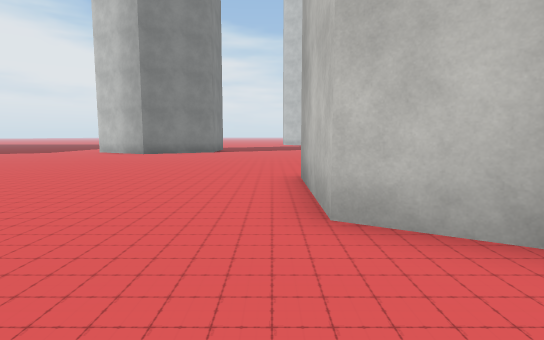
view 1 (above)

24 first-person views from a walk through a scene from a Unity 3-D project. The camera is 1.4 m above the floor, tilts 6° down and sees 80° across. The floor is counted in squares, 1.8 m on a side. Each view is taken from the middle of a square. On the plan, view 1 faces up. The plan holds only what a view shows up to about 11 squares ahead; the rest is blank. The place goes on beyond the plan. The player character is not drawn. Some surface patterns are stand-ins.

view 2
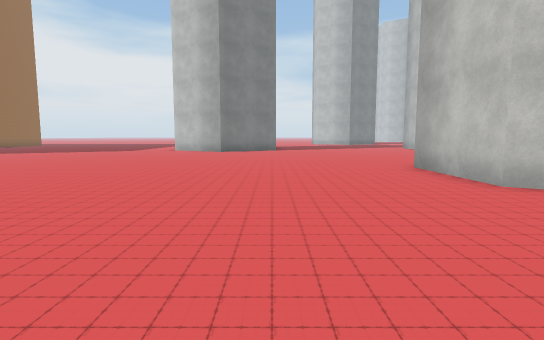

view 3
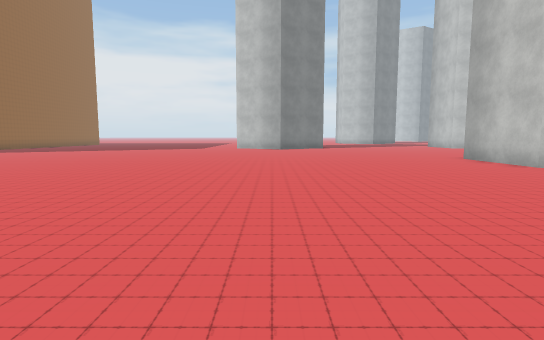

view 4
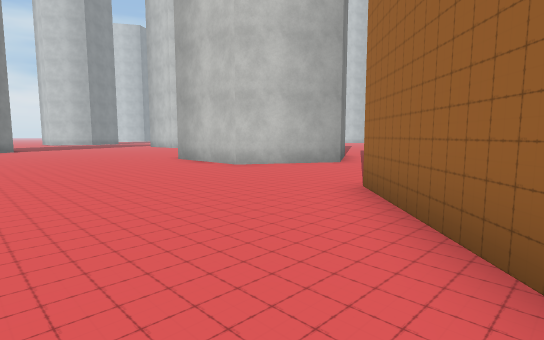

view 5
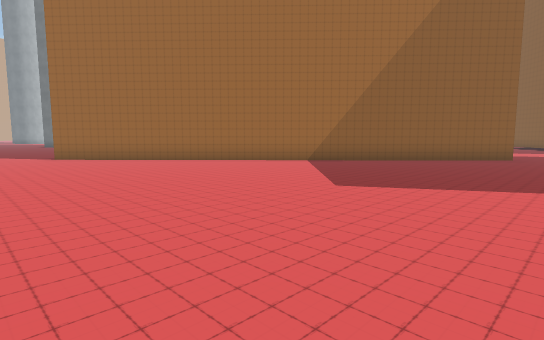

view 6
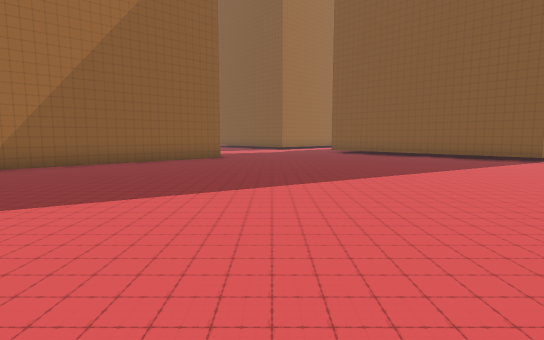

view 7
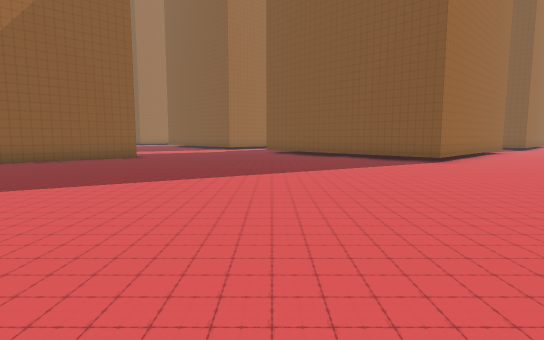

view 8
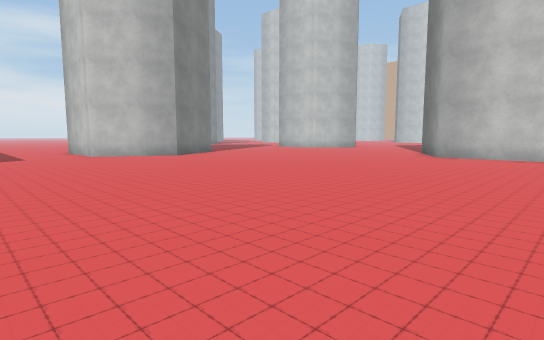

view 9
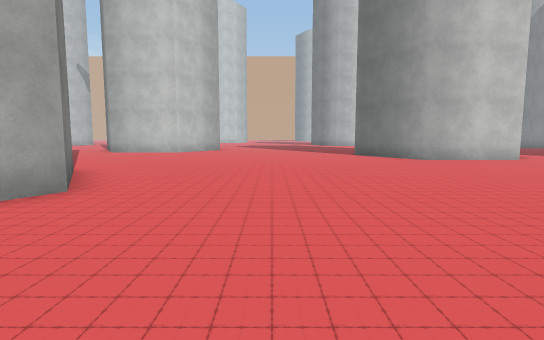

view 10
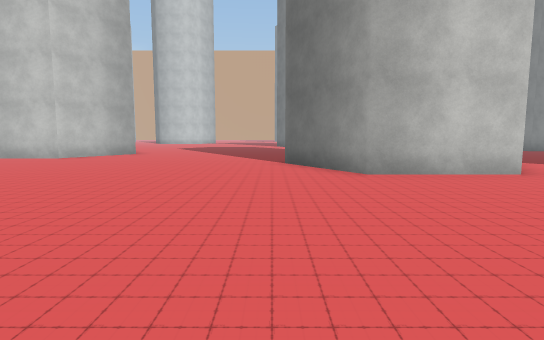

view 11
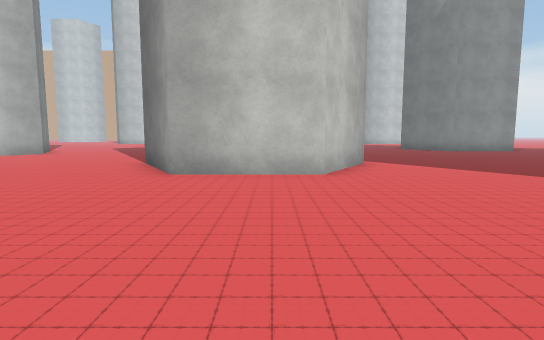

view 12
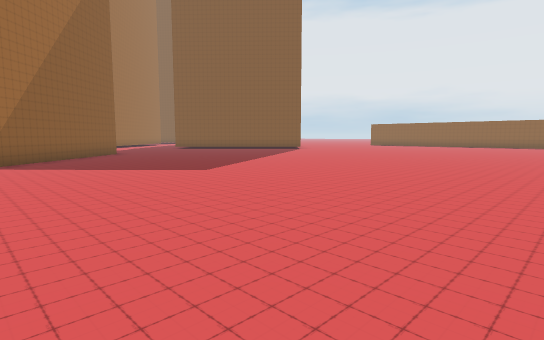

view 13
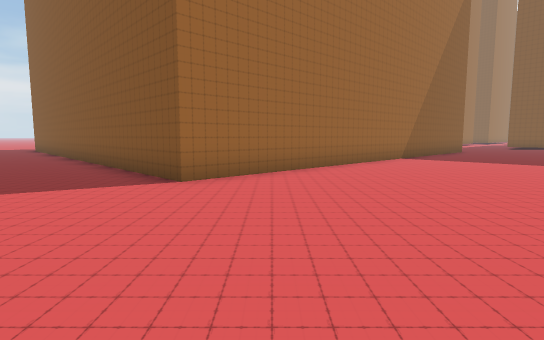

view 14
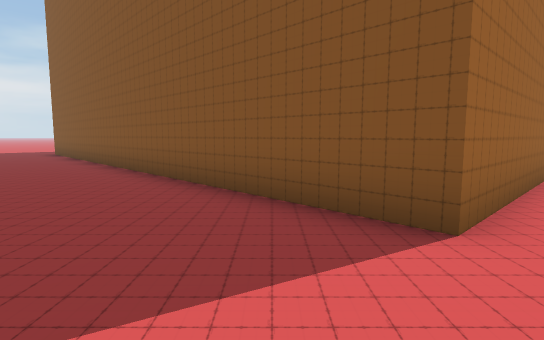

view 15
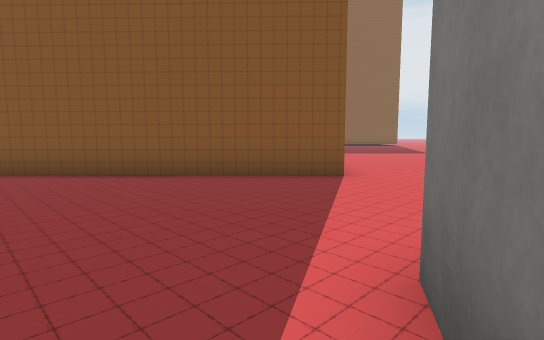

view 16
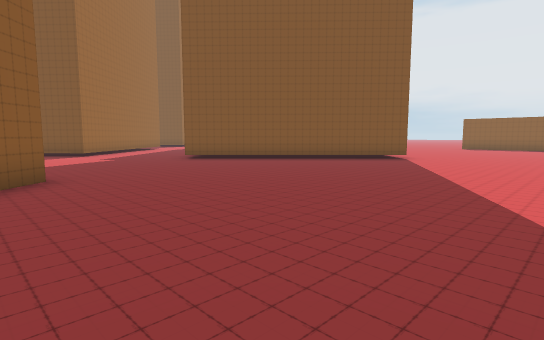

view 17
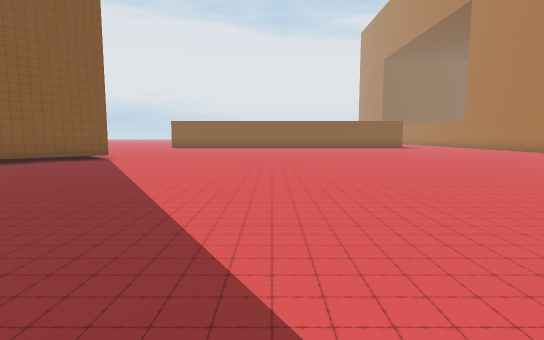

view 18
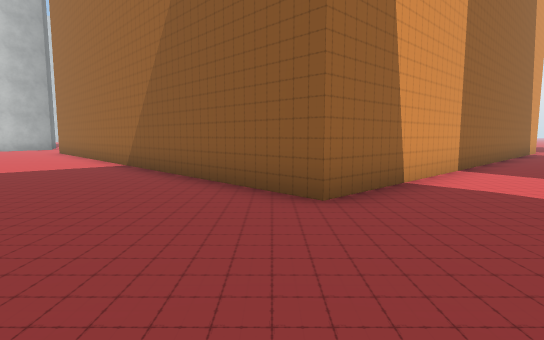

view 19
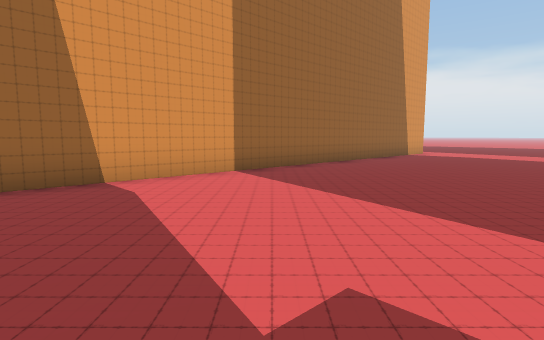

view 20
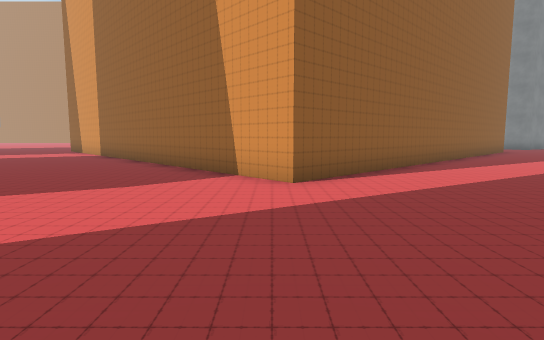

view 21
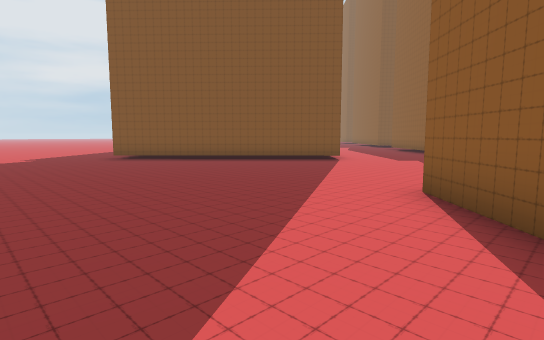

view 22
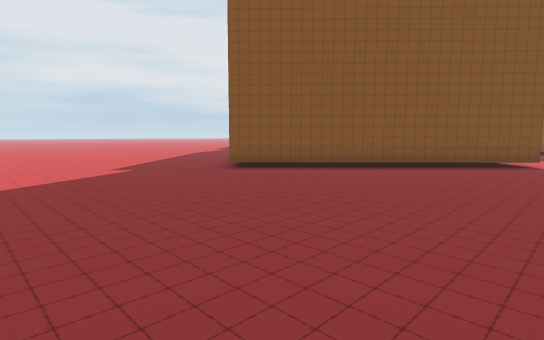

view 23
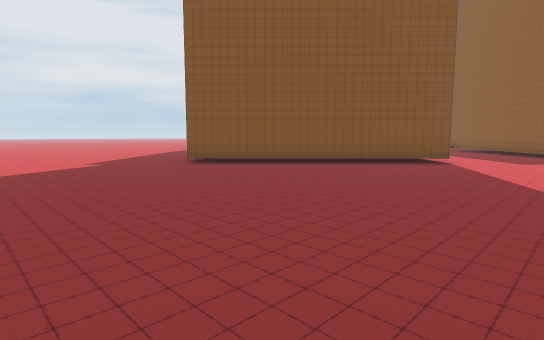

view 24
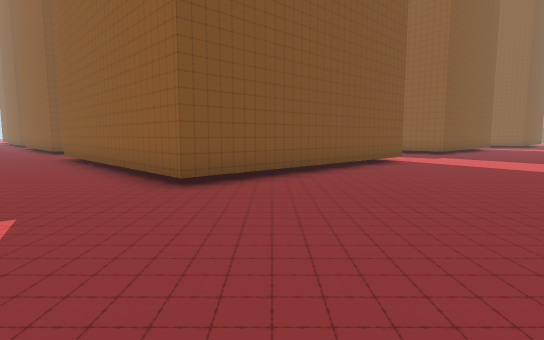

### Floor plan
Points are (right, up) in squares from view 1. A wall is a line through its corners. A room is listed if a view was taken in it or the views show most of it. See-through windows are left out.
Room 1 (views 1, 2, 3, 4, 5, 6, 7, 8, 9, 10, 11, 12, 13, 14, 15, 16, 17, 18, 19, 20, 21, 22, 23, 24)
walls: (-21.5, -10.1) (-20.9, -9.5) (-16.7, -13.9); (4.6, 2.1) (3.2, 1.4) (0.5, 2.9) (0.5, 6.1) (3.3, 7.6); (5.5, -16.9) (-0.7, -22.7) (-11.2, -11.6) (-0.5, -1.5) (5.5, -7.7); (-5.1, -26.9) (0.1, -32.4) (-3.2, -35.6); (-4.3, 14.5) (-5.5, 13.9) (-6.2, 14.3)

Positions as (right, up) in squares from view 1, and headings:
1: (0, 0), facing up
2: (-3, -2), facing up
3: (-6, -5), facing up
4: (-5, -4), facing up-right
5: (-13, 1), facing down-right
6: (-13, 0), facing down
7: (-16, 0), facing down
8: (-12, 2), facing up-right
9: (-10, 11), facing right
10: (-6, 8), facing right
11: (-6, 4), facing right
12: (-6, 3), facing down-left
13: (-2, 4), facing down
14: (1, 1), facing down
15: (5, 2), facing down-left
16: (-10, -5), facing down-left
17: (-10, -4), facing left
18: (-15, -11), facing right
19: (-15, -16), facing right
20: (-1, -28), facing up
21: (4, -21), facing down-left
22: (5, -26), facing down-left
23: (5, -24), facing down-left
24: (5, -31), facing left
